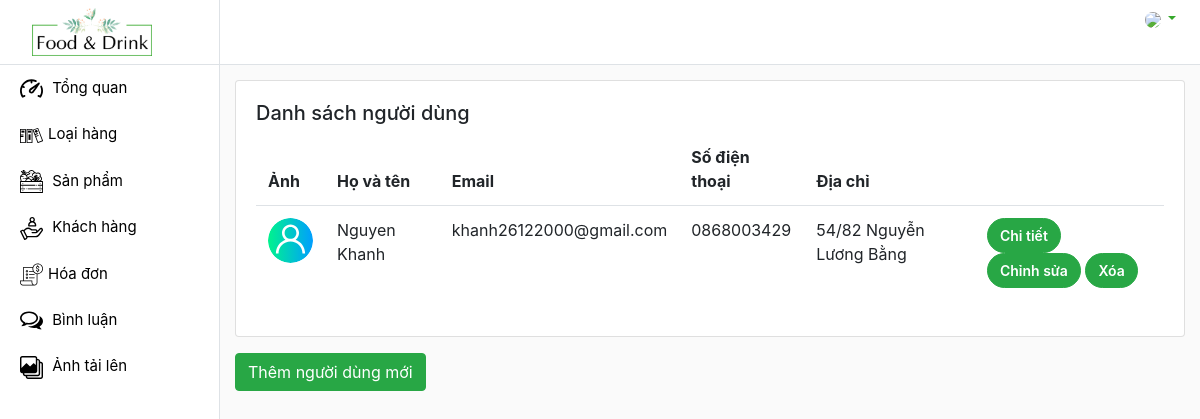
Before: /admin/customers/index.php with the older database file.
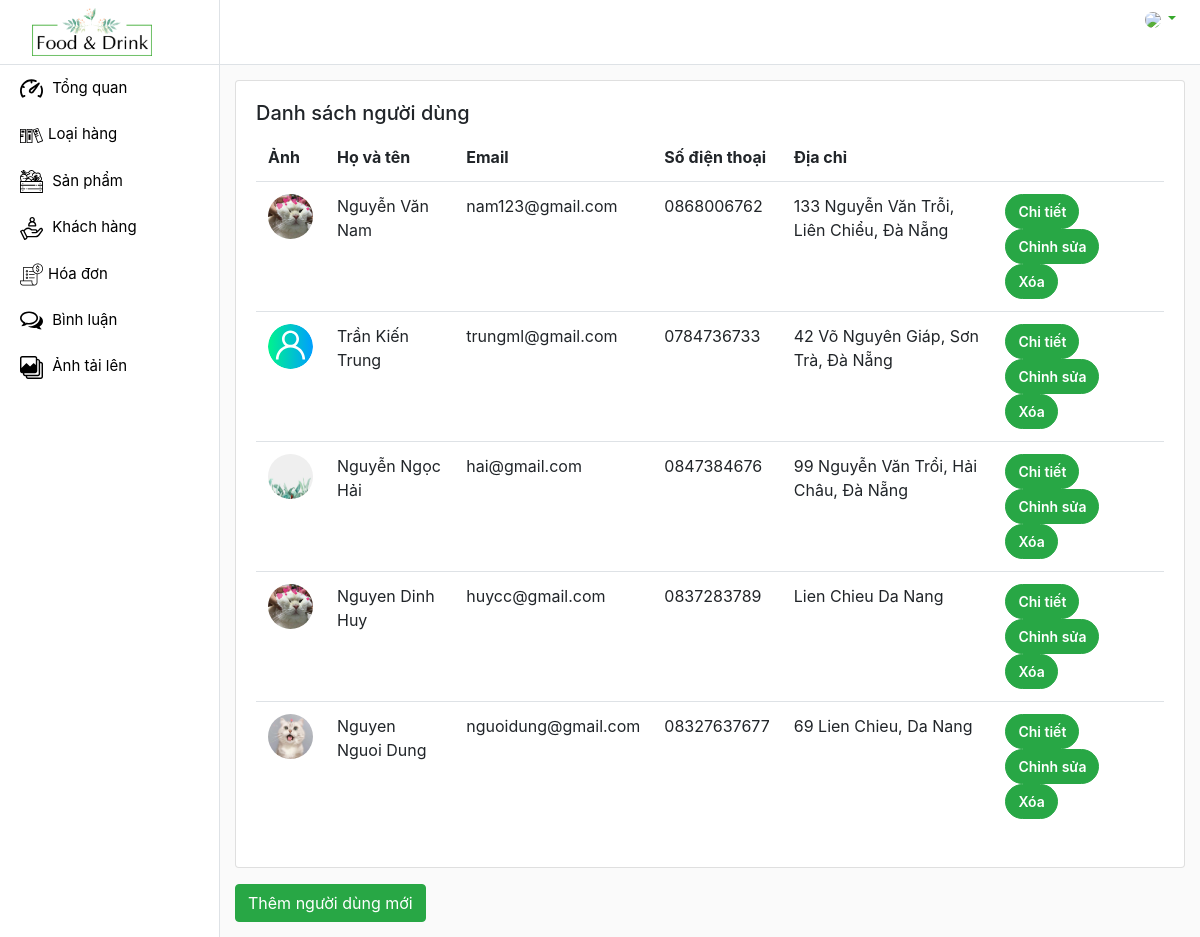
After: the same page with the newer database file.
### tables this page shows
CREATE TABLE `customers` (
  `id_customer` varchar(100) NOT NULL,
  `password` varchar(120) NOT NULL,
  `name_customer` varchar(100) NOT NULL,
  `gender` varchar(6) NOT NULL,
  `img_customer` varchar(120) NOT NULL,
  `email` varchar(110) NOT NULL,
  `phone` varchar(11) NOT NULL,
  `address` text NOT NULL,
  `role` int(2) NOT NULL
);

### admin/customers/index.php (called while the page is built, shortened)
<?php
    require '../../global.php';
    extract($_REQUEST);
    if(array_key_exists('deleteCustomer', $_REQUEST)) {
        deleteCustomer($id_customer);
        header("Location: ../customers");
    }
    else if(array_key_exists('viewEditCustomer', $_REQUEST)) {
        $customer = selectCustomerId($id_customer);
        $view_name = 'viewEditCustomer.php';
    }
    else {
        $customers = selectCustomers();
    }
    require '../layout.php';
?>

### DAO/functionCustomer.php (called while the page is built, shortened)
<?php
    require_once 'database.php';
    function selectCustomers() {
        global $db;
        $select = "SELECT * FROM customers WHERE role = 0";
        return $db->query($select);
    }
?>

### global.php (called while the page is built, shortened)
<?php
    require 'DAO/functionCustomer.php';
    $URL = "/du-an-1";
    $URL_IMG = $URL . '/images';
?>

### admin/customers/viewTableCustomer.php (the view, shortened to what this page needs)
<div class="card">
    <div class="card-body">
        <h5>Danh sách người dùng</h5>
        <div class="table-responsive">
            <table class="table table-hover">
                <thead>
                    <tr>
                        <th scope="col">Ảnh</th>
                        <th scope="col">Họ và tên</th>
                        <th scope="col">Email</th>
                        <th scope="col">Số điện thoại</th>
                        <th scope="col">Địa chỉ</th>
                        <th scope="col"></th>
                    </tr>
                </thead>
                <tbody>
                    <?php foreach ($customers as $customer) : ?>
                        <tr>
                            <td scope="row"><img src="<?= $URL_IMG ?>/imgCustomers/<?= $customer['img_customer'] ?>" class="rounded-circle" height="45px" width="45px"></td>
                            <td>
                                <?= $customer['name_customer'] ?>
                            </td>
                            <td><?= $customer['email'] ?></td>
                            <td><?= $customer['phone'] ?></td>
                            <td><?= $customer['address'] ?></td>
                            <td>
                                <a class="btn btn-success rounded-pill button " href="index.php?viewDetailCustomer&id_customer=<?= $customer['id_customer'] ?>" role="button">Chi tiết</a>
                                <a class="btn btn-success rounded-pill button " href="index.php?viewEditCustomer&id_customer=<?= $customer['id_customer'] ?>" role="button">Chỉnh sửa</a>
                                <a class="btn btn-success rounded-pill button" href="index.php?deleteCustomer&id_customer=<?= $customer['id_customer'] ?>" role="button" onclick="return confirm('Bạn có muốn xóa người dùng này ?')">Xóa</a>
                            </td>
                        </tr>
                    <?php endforeach ?>
                </tbody>
            </table>
        </div>
    </div>
</div>
<div class="mt-3">
    <button class="btn btn-success" type="button" data-toggle="collapse" data-target="#newCustomer" aria-expanded="false" aria-controls="collapseExample">
        Thêm người dùng mới
    </button>
</div>

Changed rows visible on the page:
removed customers: img_customer (placeholder picture), name_customer "Nguyen Khanh", email "khanh26122000@gmail.com", phone "0868003429", address "54/82 Nguyễn Lương Bằng"
added customers: img_customer (picture), name_customer "Nguyễn Văn Nam", email "nam123@gmail.com", phone "0868006762", address "133 Nguyễn Văn Trỗi, Liên Chiểu, Đà Nẵng"
added customers: img_customer (placeholder picture), name_customer "Trần Kiến Trung", email "trungml@gmail.com", phone "0784736733", address "42 Võ Nguyên Giáp, Sơn Trà, Đà Nẵng"
added customers: img_customer (picture), name_customer "Nguyễn Ngọc Hải", email "hai@gmail.com", phone "0847384676", address "99 Nguyễn Văn Trổi, Hải Châu, Đà Nẵng"
added customers: img_customer (picture), name_customer "Nguyen Dinh Huy", email "huycc@gmail.com", phone "0837283789", address "Lien Chieu Da Nang"
added customers: img_customer (picture), name_customer "Nguyen Nguoi Dung", email "nguoidung@gmail.com", phone "08327637677", address "69 Lien Chieu, Da Nang"
